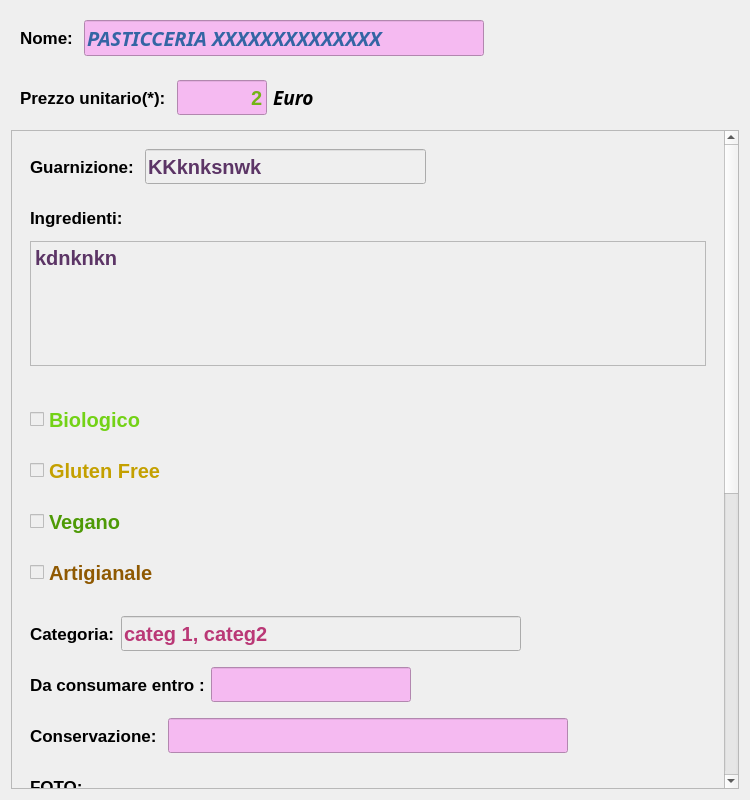
<?xml version="1.0" encoding="UTF-8"?>
<ui version="4.0">
 <class>PasticceriaView</class>
 <widget class="QWidget" name="PasticceriaView">
  <property name="geometry">
   <rect>
    <x>0</x>
    <y>0</y>
    <width>750</width>
    <height>800</height>
   </rect>
  </property>
  <property name="minimumSize">
   <size>
    <width>0</width>
    <height>0</height>
   </size>
  </property>
  <property name="maximumSize">
   <size>
    <width>16777215</width>
    <height>16777215</height>
   </size>
  </property>
  <property name="windowTitle">
   <string>Form</string>
  </property>
  <layout class="QVBoxLayout" name="verticalLayout">
   <item>
    <widget class="QWidget" name="widget" native="true">
     <property name="minimumSize">
      <size>
       <width>0</width>
       <height>45</height>
      </size>
     </property>
     <property name="maximumSize">
      <size>
       <width>1080</width>
       <height>16777215</height>
      </size>
     </property>
     <layout class="QHBoxLayout" name="horizontalLayout">
      <item>
       <widget class="QLabel" name="label">
        <property name="minimumSize">
         <size>
          <width>0</width>
          <height>35</height>
         </size>
        </property>
        <property name="font">
         <font>
          <pointsize>13</pointsize>
          <weight>75</weight>
          <bold>true</bold>
         </font>
        </property>
        <property name="text">
         <string>Nome: </string>
        </property>
       </widget>
      </item>
      <item>
       <widget class="QLineEdit" name="nome">
        <property name="enabled">
         <bool>false</bool>
        </property>
        <property name="minimumSize">
         <size>
          <width>400</width>
          <height>35</height>
         </size>
        </property>
        <property name="font">
         <font>
          <family>STIXGeneral</family>
          <pointsize>15</pointsize>
          <weight>75</weight>
          <italic>true</italic>
          <bold>true</bold>
         </font>
        </property>
        <property name="styleSheet">
         <string notr="true">background-color: rgba(246, 184, 242, 246);
color: rgb(52, 101, 164);</string>
        </property>
        <property name="text">
         <string>PASTICCERIA XXXXXXXXXXXXXX</string>
        </property>
        <property name="readOnly">
         <bool>false</bool>
        </property>
       </widget>
      </item>
      <item>
       <spacer name="horizontalSpacer_2">
        <property name="orientation">
         <enum>Qt::Horizontal</enum>
        </property>
        <property name="sizeHint" stdset="0">
         <size>
          <width>40</width>
          <height>20</height>
         </size>
        </property>
       </spacer>
      </item>
     </layout>
    </widget>
   </item>
   <item>
    <widget class="QWidget" name="widget_2" native="true">
     <property name="minimumSize">
      <size>
       <width>0</width>
       <height>45</height>
      </size>
     </property>
     <property name="maximumSize">
      <size>
       <width>1080</width>
       <height>16777215</height>
      </size>
     </property>
     <layout class="QHBoxLayout" name="horizontalLayout_2">
      <item>
       <widget class="QLabel" name="label_2">
        <property name="minimumSize">
         <size>
          <width>0</width>
          <height>35</height>
         </size>
        </property>
        <property name="font">
         <font>
          <pointsize>13</pointsize>
          <weight>75</weight>
          <bold>true</bold>
         </font>
        </property>
        <property name="text">
         <string>Prezzo unitario(*): </string>
        </property>
       </widget>
      </item>
      <item>
       <widget class="QLineEdit" name="prezzo">
        <property name="enabled">
         <bool>false</bool>
        </property>
        <property name="minimumSize">
         <size>
          <width>20</width>
          <height>35</height>
         </size>
        </property>
        <property name="maximumSize">
         <size>
          <width>90</width>
          <height>16777215</height>
         </size>
        </property>
        <property name="font">
         <font>
          <pointsize>15</pointsize>
          <weight>75</weight>
          <bold>true</bold>
         </font>
        </property>
        <property name="styleSheet">
         <string notr="true">background-color: rgba(246, 184, 242, 246);
color: rgb(115,180, 22);</string>
        </property>
        <property name="text">
         <string>2</string>
        </property>
        <property name="alignment">
         <set>Qt::AlignRight|Qt::AlignTrailing|Qt::AlignVCenter</set>
        </property>
        <property name="readOnly">
         <bool>false</bool>
        </property>
       </widget>
      </item>
      <item>
       <widget class="QLabel" name="label_3">
        <property name="font">
         <font>
          <family>Tlwg Typo</family>
          <pointsize>14</pointsize>
          <weight>75</weight>
          <italic>true</italic>
          <bold>true</bold>
         </font>
        </property>
        <property name="text">
         <string>Euro</string>
        </property>
       </widget>
      </item>
      <item>
       <spacer name="horizontalSpacer">
        <property name="orientation">
         <enum>Qt::Horizontal</enum>
        </property>
        <property name="sizeHint" stdset="0">
         <size>
          <width>40</width>
          <height>20</height>
         </size>
        </property>
       </spacer>
      </item>
     </layout>
    </widget>
   </item>
   <item>
    <widget class="QScrollArea" name="scrollArea">
     <property name="widgetResizable">
      <bool>true</bool>
     </property>
     <widget class="QWidget" name="scrollAreaWidgetContents">
      <property name="geometry">
       <rect>
        <x>0</x>
        <y>0</y>
        <width>716</width>
        <height>1194</height>
       </rect>
      </property>
      <layout class="QVBoxLayout" name="verticalLayout_3">
       <item>
        <widget class="QWidget" name="widget_10" native="true">
         <property name="minimumSize">
          <size>
           <width>0</width>
           <height>45</height>
          </size>
         </property>
         <property name="maximumSize">
          <size>
           <width>1080</width>
           <height>16777215</height>
          </size>
         </property>
         <layout class="QHBoxLayout" name="horizontalLayout_11">
          <item>
           <widget class="QLabel" name="label_8">
            <property name="minimumSize">
             <size>
              <width>0</width>
              <height>35</height>
             </size>
            </property>
            <property name="font">
             <font>
              <pointsize>13</pointsize>
              <weight>75</weight>
              <bold>true</bold>
             </font>
            </property>
            <property name="text">
             <string>Guarnizione: </string>
            </property>
           </widget>
          </item>
          <item>
           <widget class="QLineEdit" name="guarnizione">
            <property name="enabled">
             <bool>false</bool>
            </property>
            <property name="minimumSize">
             <size>
              <width>0</width>
              <height>35</height>
             </size>
            </property>
            <property name="font">
             <font>
              <pointsize>15</pointsize>
              <weight>75</weight>
              <bold>true</bold>
             </font>
            </property>
            <property name="styleSheet">
             <string notr="true">color: rgb(92, 53, 102);</string>
            </property>
            <property name="text">
             <string>KKknksnwk</string>
            </property>
           </widget>
          </item>
          <item>
           <spacer name="horizontalSpacer_11">
            <property name="orientation">
             <enum>Qt::Horizontal</enum>
            </property>
            <property name="sizeHint" stdset="0">
             <size>
              <width>40</width>
              <height>20</height>
             </size>
            </property>
           </spacer>
          </item>
         </layout>
        </widget>
       </item>
       <item>
        <widget class="QWidget" name="widget_11" native="true">
         <property name="minimumSize">
          <size>
           <width>0</width>
           <height>200</height>
          </size>
         </property>
         <property name="maximumSize">
          <size>
           <width>1080</width>
           <height>16777215</height>
          </size>
         </property>
         <layout class="QVBoxLayout" name="verticalLayout_2">
          <item>
           <widget class="QLabel" name="label_9">
            <property name="minimumSize">
             <size>
              <width>0</width>
              <height>35</height>
             </size>
            </property>
            <property name="font">
             <font>
              <pointsize>13</pointsize>
              <weight>75</weight>
              <bold>true</bold>
             </font>
            </property>
            <property name="text">
             <string>Ingredienti: </string>
            </property>
           </widget>
          </item>
          <item>
           <widget class="QTextEdit" name="ingredienti">
            <property name="enabled">
             <bool>false</bool>
            </property>
            <property name="minimumSize">
             <size>
              <width>400</width>
              <height>35</height>
             </size>
            </property>
            <property name="maximumSize">
             <size>
              <width>16777215</width>
              <height>150</height>
             </size>
            </property>
            <property name="font">
             <font>
              <pointsize>15</pointsize>
              <weight>75</weight>
              <bold>true</bold>
             </font>
            </property>
            <property name="styleSheet">
             <string notr="true">color: rgb(92, 53, 102);</string>
            </property>
            <property name="html">
             <string>&lt;!DOCTYPE HTML PUBLIC &quot;-//W3C//DTD HTML 4.0//EN&quot; &quot;http://www.w3.org/TR/REC-html40/strict.dtd&quot;&gt;
&lt;html&gt;&lt;head&gt;&lt;meta name=&quot;qrichtext&quot; content=&quot;1&quot; /&gt;&lt;style type=&quot;text/css&quot;&gt;
p, li { white-space: pre-wrap; }
&lt;/style&gt;&lt;/head&gt;&lt;body style=&quot; font-family:'Ubuntu'; font-size:15pt; font-weight:600; font-style:normal;&quot;&gt;
&lt;p style=&quot; margin-top:0px; margin-bottom:0px; margin-left:0px; margin-right:0px; -qt-block-indent:0; text-indent:0px;&quot;&gt;&lt;span style=&quot; font-family:'Cantarell';&quot;&gt;kdnknkn&lt;/span&gt;&lt;/p&gt;&lt;/body&gt;&lt;/html&gt;</string>
            </property>
           </widget>
          </item>
          <item>
           <spacer name="verticalSpacer">
            <property name="orientation">
             <enum>Qt::Vertical</enum>
            </property>
            <property name="sizeHint" stdset="0">
             <size>
              <width>20</width>
              <height>40</height>
             </size>
            </property>
           </spacer>
          </item>
         </layout>
        </widget>
       </item>
       <item>
        <widget class="QWidget" name="widget_3" native="true">
         <property name="minimumSize">
          <size>
           <width>0</width>
           <height>45</height>
          </size>
         </property>
         <property name="maximumSize">
          <size>
           <width>1080</width>
           <height>16777215</height>
          </size>
         </property>
         <layout class="QHBoxLayout" name="horizontalLayout_3">
          <item>
           <widget class="QCheckBox" name="biologico">
            <property name="enabled">
             <bool>false</bool>
            </property>
            <property name="font">
             <font>
              <pointsize>15</pointsize>
              <weight>75</weight>
              <bold>true</bold>
             </font>
            </property>
            <property name="layoutDirection">
             <enum>Qt::LeftToRight</enum>
            </property>
            <property name="styleSheet">
             <string notr="true">color: rgb(115, 210, 22);</string>
            </property>
            <property name="text">
             <string>Biologico</string>
            </property>
            <property name="iconSize">
             <size>
              <width>40</width>
              <height>40</height>
             </size>
            </property>
            <property name="tristate">
             <bool>false</bool>
            </property>
           </widget>
          </item>
          <item>
           <spacer name="horizontalSpacer_3">
            <property name="orientation">
             <enum>Qt::Horizontal</enum>
            </property>
            <property name="sizeHint" stdset="0">
             <size>
              <width>40</width>
              <height>20</height>
             </size>
            </property>
           </spacer>
          </item>
         </layout>
        </widget>
       </item>
       <item>
        <widget class="QWidget" name="widget_4" native="true">
         <property name="minimumSize">
          <size>
           <width>0</width>
           <height>45</height>
          </size>
         </property>
         <property name="maximumSize">
          <size>
           <width>1080</width>
           <height>16777215</height>
          </size>
         </property>
         <layout class="QHBoxLayout" name="horizontalLayout_4">
          <item>
           <widget class="QCheckBox" name="noglutine">
            <property name="enabled">
             <bool>false</bool>
            </property>
            <property name="font">
             <font>
              <pointsize>15</pointsize>
              <weight>75</weight>
              <bold>true</bold>
             </font>
            </property>
            <property name="layoutDirection">
             <enum>Qt::LeftToRight</enum>
            </property>
            <property name="styleSheet">
             <string notr="true">color: rgb(196, 160, 0);</string>
            </property>
            <property name="text">
             <string>Gluten Free</string>
            </property>
            <property name="iconSize">
             <size>
              <width>40</width>
              <height>40</height>
             </size>
            </property>
            <property name="tristate">
             <bool>false</bool>
            </property>
           </widget>
          </item>
          <item>
           <spacer name="horizontalSpacer_4">
            <property name="orientation">
             <enum>Qt::Horizontal</enum>
            </property>
            <property name="sizeHint" stdset="0">
             <size>
              <width>40</width>
              <height>20</height>
             </size>
            </property>
           </spacer>
          </item>
         </layout>
        </widget>
       </item>
       <item>
        <widget class="QWidget" name="widget_5" native="true">
         <property name="minimumSize">
          <size>
           <width>0</width>
           <height>45</height>
          </size>
         </property>
         <property name="maximumSize">
          <size>
           <width>1080</width>
           <height>16777215</height>
          </size>
         </property>
         <layout class="QHBoxLayout" name="horizontalLayout_5">
          <item>
           <widget class="QCheckBox" name="vegano">
            <property name="enabled">
             <bool>false</bool>
            </property>
            <property name="font">
             <font>
              <pointsize>15</pointsize>
              <weight>75</weight>
              <bold>true</bold>
             </font>
            </property>
            <property name="layoutDirection">
             <enum>Qt::LeftToRight</enum>
            </property>
            <property name="styleSheet">
             <string notr="true">color: rgb(78, 154, 6);</string>
            </property>
            <property name="text">
             <string>Vegano</string>
            </property>
            <property name="iconSize">
             <size>
              <width>40</width>
              <height>40</height>
             </size>
            </property>
            <property name="tristate">
             <bool>false</bool>
            </property>
           </widget>
          </item>
          <item>
           <spacer name="horizontalSpacer_5">
            <property name="orientation">
             <enum>Qt::Horizontal</enum>
            </property>
            <property name="sizeHint" stdset="0">
             <size>
              <width>40</width>
              <height>20</height>
             </size>
            </property>
           </spacer>
          </item>
         </layout>
        </widget>
       </item>
       <item>
        <widget class="QWidget" name="widget_6" native="true">
         <property name="minimumSize">
          <size>
           <width>0</width>
           <height>45</height>
          </size>
         </property>
         <property name="maximumSize">
          <size>
           <width>1080</width>
           <height>16777215</height>
          </size>
         </property>
         <layout class="QHBoxLayout" name="horizontalLayout_6">
          <item>
           <widget class="QCheckBox" name="artigianale">
            <property name="enabled">
             <bool>false</bool>
            </property>
            <property name="font">
             <font>
              <pointsize>15</pointsize>
              <weight>75</weight>
              <bold>true</bold>
             </font>
            </property>
            <property name="layoutDirection">
             <enum>Qt::LeftToRight</enum>
            </property>
            <property name="styleSheet">
             <string notr="true">color: rgb(143, 89, 2);</string>
            </property>
            <property name="text">
             <string>Artigianale</string>
            </property>
            <property name="iconSize">
             <size>
              <width>40</width>
              <height>40</height>
             </size>
            </property>
            <property name="checkable">
             <bool>true</bool>
            </property>
            <property name="checked">
             <bool>false</bool>
            </property>
            <property name="tristate">
             <bool>false</bool>
            </property>
           </widget>
          </item>
          <item>
           <spacer name="horizontalSpacer_6">
            <property name="orientation">
             <enum>Qt::Horizontal</enum>
            </property>
            <property name="sizeHint" stdset="0">
             <size>
              <width>40</width>
              <height>20</height>
             </size>
            </property>
           </spacer>
          </item>
         </layout>
        </widget>
       </item>
       <item>
        <widget class="QWidget" name="moredetails" native="true"/>
       </item>
       <item>
        <widget class="QWidget" name="widget_7" native="true">
         <property name="minimumSize">
          <size>
           <width>0</width>
           <height>45</height>
          </size>
         </property>
         <property name="maximumSize">
          <size>
           <width>1080</width>
           <height>16777215</height>
          </size>
         </property>
         <layout class="QHBoxLayout" name="horizontalLayout_7">
          <item>
           <widget class="QLabel" name="label_4">
            <property name="minimumSize">
             <size>
              <width>0</width>
              <height>35</height>
             </size>
            </property>
            <property name="font">
             <font>
              <pointsize>13</pointsize>
              <weight>75</weight>
              <bold>true</bold>
             </font>
            </property>
            <property name="text">
             <string>Categoria:</string>
            </property>
           </widget>
          </item>
          <item>
           <widget class="QLineEdit" name="categoria">
            <property name="enabled">
             <bool>false</bool>
            </property>
            <property name="minimumSize">
             <size>
              <width>400</width>
              <height>35</height>
             </size>
            </property>
            <property name="font">
             <font>
              <pointsize>15</pointsize>
              <weight>75</weight>
              <bold>true</bold>
             </font>
            </property>
            <property name="styleSheet">
             <string notr="true">color: rgb(186, 56, 118);</string>
            </property>
            <property name="text">
             <string>categ 1, categ2</string>
            </property>
            <property name="readOnly">
             <bool>false</bool>
            </property>
           </widget>
          </item>
          <item>
           <spacer name="horizontalSpacer_7">
            <property name="orientation">
             <enum>Qt::Horizontal</enum>
            </property>
            <property name="sizeHint" stdset="0">
             <size>
              <width>40</width>
              <height>20</height>
             </size>
            </property>
           </spacer>
          </item>
         </layout>
        </widget>
       </item>
       <item>
        <widget class="QWidget" name="widget_8" native="true">
         <property name="minimumSize">
          <size>
           <width>0</width>
           <height>45</height>
          </size>
         </property>
         <property name="maximumSize">
          <size>
           <width>1080</width>
           <height>16777215</height>
          </size>
         </property>
         <layout class="QHBoxLayout" name="horizontalLayout_8">
          <item>
           <widget class="QLabel" name="label_5">
            <property name="minimumSize">
             <size>
              <width>0</width>
              <height>35</height>
             </size>
            </property>
            <property name="font">
             <font>
              <pointsize>13</pointsize>
              <weight>75</weight>
              <bold>true</bold>
             </font>
            </property>
            <property name="text">
             <string>Da consumare entro :</string>
            </property>
           </widget>
          </item>
          <item>
           <widget class="QLineEdit" name="daconsumare">
            <property name="enabled">
             <bool>false</bool>
            </property>
            <property name="minimumSize">
             <size>
              <width>200</width>
              <height>35</height>
             </size>
            </property>
            <property name="maximumSize">
             <size>
              <width>200</width>
              <height>35</height>
             </size>
            </property>
            <property name="font">
             <font>
              <pointsize>15</pointsize>
              <weight>75</weight>
              <bold>true</bold>
             </font>
            </property>
            <property name="styleSheet">
             <string notr="true">background-color: rgba(246, 184, 242, 246);
color: rgb(196, 160, 0);</string>
            </property>
            <property name="text">
             <string/>
            </property>
            <property name="readOnly">
             <bool>false</bool>
            </property>
           </widget>
          </item>
          <item>
           <spacer name="horizontalSpacer_8">
            <property name="orientation">
             <enum>Qt::Horizontal</enum>
            </property>
            <property name="sizeHint" stdset="0">
             <size>
              <width>40</width>
              <height>20</height>
             </size>
            </property>
           </spacer>
          </item>
         </layout>
        </widget>
       </item>
       <item>
        <widget class="QWidget" name="widget_9" native="true">
         <property name="minimumSize">
          <size>
           <width>0</width>
           <height>45</height>
          </size>
         </property>
         <property name="maximumSize">
          <size>
           <width>1080</width>
           <height>16777215</height>
          </size>
         </property>
         <layout class="QHBoxLayout" name="horizontalLayout_10">
          <item>
           <widget class="QLabel" name="label_7">
            <property name="minimumSize">
             <size>
              <width>0</width>
              <height>35</height>
             </size>
            </property>
            <property name="font">
             <font>
              <pointsize>13</pointsize>
              <weight>75</weight>
              <bold>true</bold>
             </font>
            </property>
            <property name="text">
             <string>Conservazione: </string>
            </property>
           </widget>
          </item>
          <item>
           <widget class="QLineEdit" name="conservazione">
            <property name="enabled">
             <bool>false</bool>
            </property>
            <property name="minimumSize">
             <size>
              <width>400</width>
              <height>35</height>
             </size>
            </property>
            <property name="font">
             <font>
              <pointsize>15</pointsize>
              <weight>75</weight>
              <bold>true</bold>
             </font>
            </property>
            <property name="styleSheet">
             <string notr="true">background-color: rgba(246, 184, 242, 246);
color: rgb(164, 0, 0);</string>
            </property>
            <property name="text">
             <string/>
            </property>
            <property name="readOnly">
             <bool>false</bool>
            </property>
           </widget>
          </item>
          <item>
           <spacer name="horizontalSpacer_10">
            <property name="orientation">
             <enum>Qt::Horizontal</enum>
            </property>
            <property name="sizeHint" stdset="0">
             <size>
              <width>40</width>
              <height>20</height>
             </size>
            </property>
           </spacer>
          </item>
         </layout>
        </widget>
       </item>
       <item>
        <widget class="QWidget" name="fotos" native="true">
         <property name="minimumSize">
          <size>
           <width>0</width>
           <height>0</height>
          </size>
         </property>
         <property name="maximumSize">
          <size>
           <width>16777215</width>
           <height>16777215</height>
          </size>
         </property>
         <layout class="QVBoxLayout" name="verticalLayout_4">
          <item>
           <widget class="QLabel" name="label_6">
            <property name="minimumSize">
             <size>
              <width>0</width>
              <height>35</height>
             </size>
            </property>
            <property name="font">
             <font>
              <pointsize>13</pointsize>
              <weight>75</weight>
              <bold>true</bold>
             </font>
            </property>
            <property name="text">
             <string>FOTO:</string>
            </property>
           </widget>
          </item>
          <item>
           <widget class="QLabel" name="emptymsg">
            <property name="font">
             <font>
              <pointsize>14</pointsize>
              <italic>true</italic>
             </font>
            </property>
            <property name="styleSheet">
             <string notr="true">color: rgb(90, 170, 220);</string>
            </property>
            <property name="text">
             <string>Nessuna foto caricata</string>
            </property>
           </widget>
          </item>
          <item>
           <widget class="QScrollArea" name="fotolista">
            <property name="minimumSize">
             <size>
              <width>0</width>
              <height>400</height>
             </size>
            </property>
            <property name="widgetResizable">
             <bool>true</bool>
            </property>
            <widget class="QWidget" name="fotocontainer">
             <property name="geometry">
              <rect>
               <x>0</x>
               <y>0</y>
               <width>678</width>
               <height>398</height>
              </rect>
             </property>
             <layout class="QHBoxLayout" name="horizontalLayout_9"/>
            </widget>
           </widget>
          </item>
          <item>
           <widget class="QWidget" name="widget_12" native="true">
            <layout class="QHBoxLayout" name="horizontalLayout_12">
             <item>
              <spacer name="horizontalSpacer_9">
               <property name="orientation">
                <enum>Qt::Horizontal</enum>
               </property>
               <property name="sizeHint" stdset="0">
                <size>
                 <width>40</width>
                 <height>20</height>
                </size>
               </property>
              </spacer>
             </item>
             <item>
              <widget class="QPushButton" name="newfotobtn">
               <property name="minimumSize">
                <size>
                 <width>200</width>
                 <height>35</height>
                </size>
               </property>
               <property name="styleSheet">
                <string notr="true">background-color: rgb(114, 159, 207);</string>
               </property>
               <property name="text">
                <string>Carica nuova foto</string>
               </property>
              </widget>
             </item>
             <item>
              <spacer name="horizontalSpacer_12">
               <property name="orientation">
                <enum>Qt::Horizontal</enum>
               </property>
               <property name="sizeHint" stdset="0">
                <size>
                 <width>40</width>
                 <height>20</height>
                </size>
               </property>
              </spacer>
             </item>
            </layout>
           </widget>
          </item>
         </layout>
        </widget>
       </item>
      </layout>
     </widget>
    </widget>
   </item>
  </layout>
 </widget>
 <resources/>
 <connections/>
</ui>
